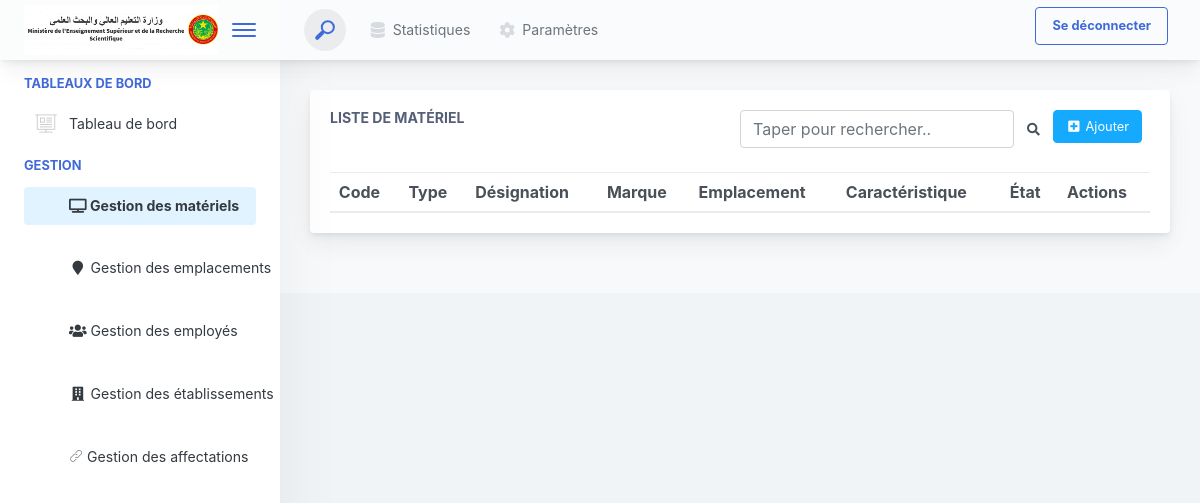
Before: /materiel/ (signed in) with the older database file.
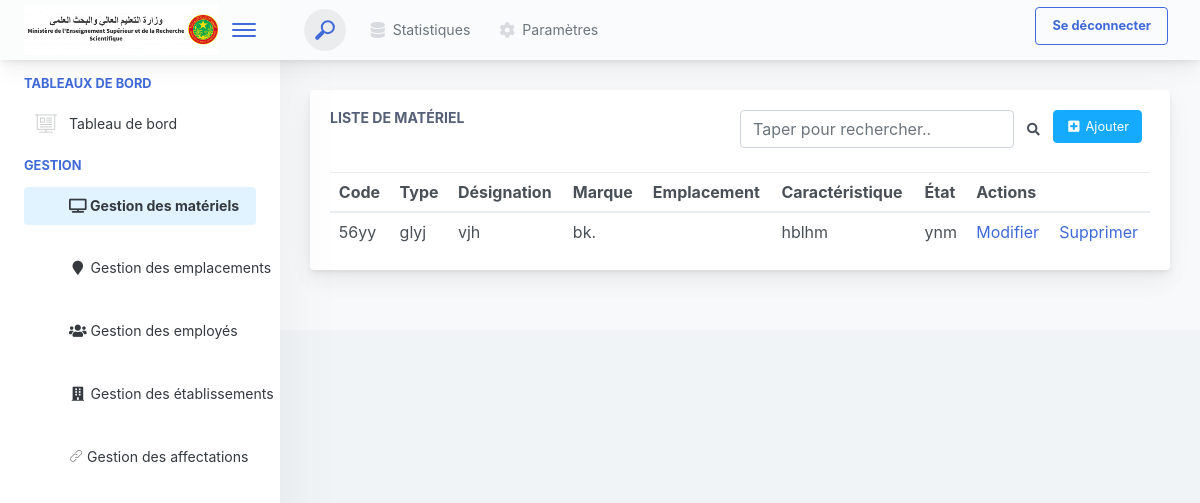
After: the same page with the newer database file.
### accounts/models.py (models this page shows, shortened)
class Materiel(models.Model):
    code = models.CharField(max_length=50, unique=True)
    type = models.CharField(max_length=100)
    designation = models.CharField(max_length=200)
    marque = models.CharField(max_length=100)
    caracteristique = models.TextField()
    etat = models.CharField(max_length=50)

### GestionVentes/views.py (the view)
# urls.py: path('materiel/', views.materiel, name="materiel"),
@login_required(login_url='login')
def materiel(request):
    materiels = Materiel.objects.all()
    for materiel in materiels:
        affectations = Affectation.objects.filter(id_materiel=materiel)
        emplacements = [affectation.id_emplacement.designation for affectation in affectations]
        materiel.emplacements = emplacements
    return render(request,"materiels/index.html",{"materiels": materiels,"navbar":'materiel'})

### GestionVentes/templates/materiels/index.html (shortened to what this page needs)
{% extends 'navbar.html' %}
{% block content %}
  <div class="app-main__inner">
    <div class="app-page-title">
      <div class="row">
        <div class="col-lg-12">
          <div class="main-card mb-3 card">
            <div class="card-body">
              <div style="display: flex ; justify-content: space-between;">
                <div>
                  <h5 class="card-title">Liste de matériel</h5>
                </div>
                <div style="display: flex ; justify-content: space-between;">
                  <div style="display: flex ; justify-content: space-between;" >
                    <input class="form-control"   type="text" id="myInput" onkeyup="myFunction()" placeholder="Taper pour rechercher..">
                    <button class="btn" type="submit"><i class="fa fa-search"></i></button>
                  </div>
                  <div>
                    <a href="{% url 'add_materiel' %}" class="mb-2 mr-2 btn btn-info"><i class="fa fa-fw" aria-hidden="true" title="Copier pour utiliser plus-square"></i> Ajouter </a>
                  </div>
                </div>
              </div>
              <br>
              <table class="mb-0 table" id="myTable">
                <thead>
                  <tr>
                    <th>Code</th>
                    <th>Type</th>
                    <th>Désignation</th>
                    <th>Marque</th>
                    <th>Emplacement</th>
                    <th>Caractéristique</th>
                    <th>État</th>
                    <th colspan="2" >Actions</th>
                  </tr>
                </thead>
                <tbody>
                  {% for i in materiels %}
                  <tr>
                    <td>{{i.code}}</td>
                    <td>{{i.type}}</td>
                    <td>{{i.designation}}</td>
                    <td>{{i.marque}}</td>
                    <td>
                    </td>
                    <td>{{i.caracteristique}}</td>
                    <td>{{i.etat}}</td>
                    <td>
                      <a class='button' href="/edit_materiel/{{i.id}}">Modifier</a>
                    </td>
                    <td>
                      <a class='button' href="/delete_materiel/{{i.id}}">Supprimer</a>
                    </td>
                  </tr>
                  {% endfor %}
                </tbody>
              </table>
            </div>
          </div>
        </div>
      </div>
    </div>
  </div>
{% endblock %}

Changed rows visible on the page:
added Materiel: code "56yy", type "glyj", designation "vjh", marque "bk.", caracteristique "hblhm", etat "ynm"
